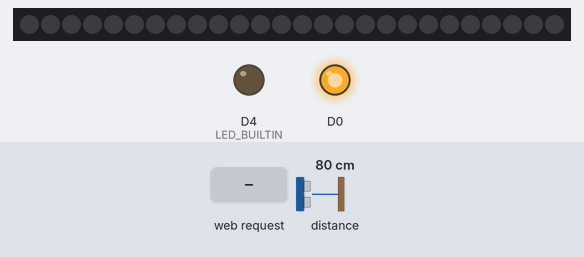
Recording of a program running on a simulated ESP8266 (NodeMCU). On the bench: 26 RGB LEDs in strip order, left to right, output pins drawn as LEDs (lit = HIGH, except the on-board LED, lit = LOW). The test bench sets the inputs (shaded band); at power-on: distance to the obstacle 80 cm. Dim RGB values are drawn brighter than linear; WiFi joins after 1.5 s; servers stay silent unless stated; the local clock reads 2024-03-15 10:24:30 at power-on unless the program sets it; EEPROM starts erased; what the program prints to the serial monitor is not drawn.

Above: at 3.2 s.
3.3 s: distance to the obstacle set to 18 cm
At 4.5 s:
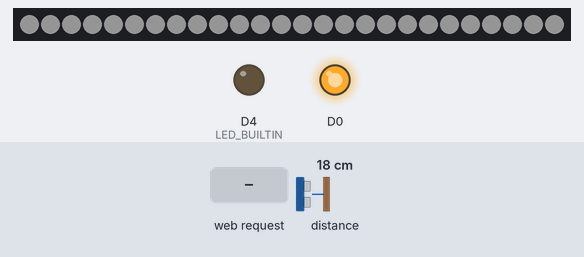
4.8 s: HTTP request GET /out?R=120 received
At 5.9 s:
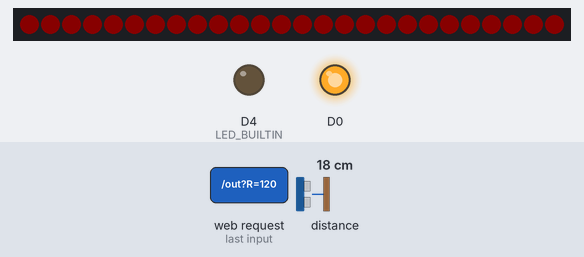
6.4 s: HTTP request GET /out?G=120 received
At 7.2 s:
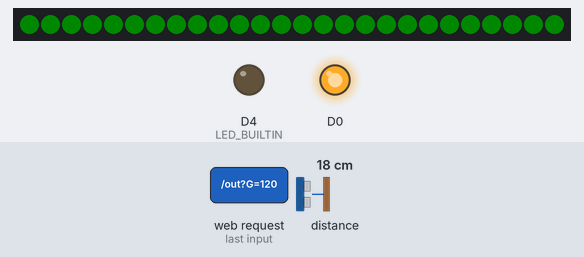
8.0 s: HTTP request GET /out?B=120 received
At 8.5 s:
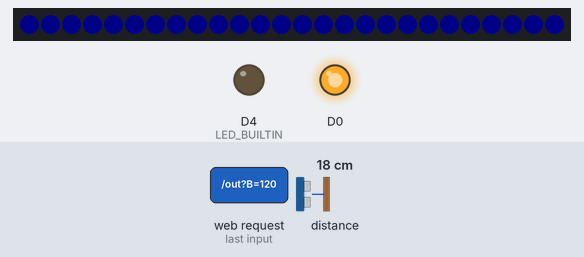
9.6 s: distance to the obstacle set to 35 cm
11.1 s: distance to the obstacle set to 2 cm
At 11.9 s:
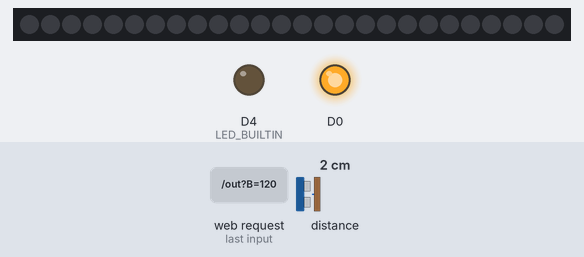
Timing chart, 0 to 13.6 s (numbered marks = the images above; inputs shaded):
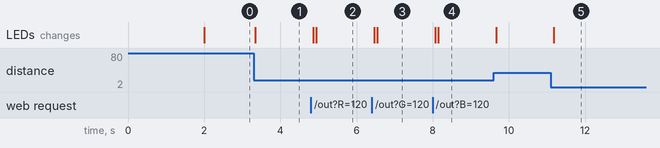

The program:

main.cpp
```cpp
#include <FastLED.h> // FastLED
#include <Wire.h>
#include <VL53L0X.h> // VL53L0X polulu
#include "ESP8266WiFi.h"
#include <ESP8266WebServer.h>
#include "html_header.h"
#include <EEPROM.h>
#include <SPI.h>
#include <Wire.h>
#include <time.h>

#define EXT_CONFIG_SSID_PASS

#ifdef EXT_CONFIG_SSID_PASS
#include <config.h> // wifi SSID and password
#else
const char* password = "xxx";
const char* ssid     = "xxx";
#endif

// Classic web server on port 80
ESP8266WebServer server(80);

uint color_addr = 0;

struct {
  unsigned char red,green,blue;
} rgb_data;

String form;

VL53L0X sensor;
#define VL53L0X_SDA 5
#define VL53L0X_SCL 4

// distance unit: cm
#define MAX_DISTANCE 50.0
#define MIN_DISTANCE 10.0

#define LED_PIN     4 // RGB strip
#define NUM_LEDS    26
#define BRIGHTNESS  100
#define LED_TYPE    WS2811
#define COLOR_ORDER GRB
CRGB leds[NUM_LEDS];
TBlendType    currentBlending;

#define UPDATES_PER_SECOND 100
#define MIN_LIT_SEC 20

float distance;
float brightness;
int mappedValue;

// time
// https://github.com/scanlime/esp8266-Arduino/blob/master/tests/Time/Time.ino

#define NORMAL_MODE 0
#define ALARM_MODE 1

int timezone = 2;
int dst = 0;
char server_response[100];
char timestr[20];
struct tm * timeinfo;

int alarm_hour = 7;
int alarm_mins = 30;
int alarm_holdoff = 60; // sec
int mode = NORMAL_MODE;

time_t holdoff_time;

time_t get_time()
{
  return  time(nullptr) - timezone * 60 * 60;
}
// Root handler: basic web page with link to settings page
void handle_root() {
  strcpy(server_response, "<html>WS2812 WiFi <a href='./out'>Control</a></html><p>");
  time_t now = get_time();
  strftime(timestr, 20, "%Y-%m-%d %H:%M:%S", localtime(&now));
  strcat(server_response,timestr);


  server.send(200, "text/html", server_response);
  delay(100);
}

// Output handler: display colorwheel and allow picking a color
void handle_outputs() {
  // Strings to strore the client output
  String RMsg;
  String GMsg;
  String BMsg;

  // Parse client output
  RMsg=server.arg("R");
  GMsg=server.arg("G");
  BMsg=server.arg("B");

  brightness= server.arg("intensity").toInt();

  // Convert to number to pass to Neopixel library
  rgb_data.red=RMsg.toInt();
  rgb_data.green=GMsg.toInt();
  rgb_data.blue=BMsg.toInt();

  // Update the form and send it back to the client
  form = "<html>";
  form = form + html_header;
  form = form + "</html>";
  // Send the form
  server.send(200, "text/html", form);

  for( int i = 0; i < NUM_LEDS; i++) {
    leds[i].setRGB( rgb_data.red, rgb_data.green, rgb_data.blue);
  }
  FastLED.setBrightness(brightness);
  FastLED.show();

  Serial.println("RGB values updated: "+String(rgb_data.red)+","+String(rgb_data.green)+","+String(rgb_data.blue));

  // replace values in EEPROM
  EEPROM.put(color_addr,rgb_data);
  EEPROM.commit();
}

void setup() {

  // read out LED colors from the EEPROM

  EEPROM.begin(512);
  EEPROM.get(color_addr,rgb_data);

  Serial.begin(115200);
  Serial.println("RGB values loaded from EEPROM: "+String(rgb_data.red)+","+String(rgb_data.green)+","+String(rgb_data.blue));

  // connect to WiFi AP
  Serial.print("Connecting to ");
  Serial.print(ssid);

  WiFi.begin(ssid, password);
  while (WiFi.status() != WL_CONNECTED) {
    delay(1000);
    Serial.print(".");
  }

  Serial.print(WiFi.status());

  Serial.println("");

  Serial.print("Connected, IP address: ");
  Serial.println(WiFi.localIP());

// get the time for a time server
  configTime(3 * 3600, 0, "pool.ntp.org", "time.nist.gov");
    Serial.print("\nWaiting for time");
    while (!time(nullptr)) {
      Serial.print(".");
      delay(1000);
    }
    Serial.println("");
    Serial.println("Time set:");

    time_t now = get_time();
    strftime(timestr, 20, "%Y-%m-%d %H:%M:%S", localtime(&now));
    Serial.println(timestr);

    holdoff_time = now;

  // Attach handles to web server
  // Base page
  server.on("/", handle_root);
  // Setting page
  server.on("/out", handle_outputs);
  // Start web server
  server.begin();

  FastLED.addLeds<LED_TYPE, LED_PIN, COLOR_ORDER>(leds, NUM_LEDS).setCorrection( TypicalLEDStrip );
  FastLED.setBrightness(  BRIGHTNESS );

  currentBlending = LINEARBLEND;

  for( int i = 0; i < NUM_LEDS; i++) {
    leds[i].setRGB( rgb_data.red, rgb_data.green, rgb_data.blue);
  }

  FastLED.setBrightness(0);
  FastLED.show();

  pinMode(LED_BUILTIN, OUTPUT);
  digitalWrite(LED_BUILTIN, HIGH);   // turn off built-in LED

  pinMode(D0, OUTPUT);
  digitalWrite(D0, HIGH);   // turn off built-in LED

  Wire.begin(VL53L0X_SDA, VL53L0X_SCL);

  sensor.init();
  sensor.setTimeout(500);

  // Start continuous back-to-back mode (take readings as
  // fast as possible).  To use continuous timed mode
  // instead, provide a desired inter-measurement period in
  // ms (e.g. sensor.startContinuous(100)).
  sensor.startContinuous();

}

void update_light_intensity()
{
  distance =  sensor.readRangeContinuousMillimeters()/10;
  //Serial.println(distance);

  brightness= 100.0*(distance-MIN_DISTANCE)/(MAX_DISTANCE-MIN_DISTANCE);

  if ( (0 <= distance) & (distance <= MAX_DISTANCE))
  {
    FastLED.setBrightness(constrain(brightness, 0, 100));
    FastLED.show();
  }

}

void ramp_up()
{
  for (int i=0;i<=100;i++)
  {
    brightness= i;

    FastLED.setBrightness(constrain(brightness, 0, 100));
    FastLED.show();

    delay(100);
  }
}

void loop() {
  delay(50);

  time_t now = get_time();


  int hour  = (now / 3600) % 24;
  int min  = (now / 60) % 60;

  if (now > holdoff_time && hour == alarm_hour && min == alarm_mins)
  {
    mode = ALARM_MODE;
  }

  if (mode == NORMAL_MODE)
  {
    update_light_intensity();
  }
  else if (mode == ALARM_MODE)
  {
    ramp_up();
    mode = NORMAL_MODE;
    holdoff_time = now + alarm_holdoff;
  }


  // Process clients requests
  server.handleClient();

}
```

html_header.h
```cpp
//
// Basic colorwheel base color picker using HTML5/Javascript
//
const char* html_header =
"<head>"
"<style>"
"body {"
"    overflow:hidden;"
"    background:black;"
"}"
"</style>"
"</head>\n"
"<body>"
"<canvas id='wheelCanvas' onclick='getColor(event)'>"
"</canvas>"
"<script type='text/javascript'>"
"	var canvas = document.getElementById('wheelCanvas');\n"
"	var context = canvas.getContext('2d');\n"
"	var imageObj = new Image();\n"
"	imageObj.crossOrigin = 'anonymous';\n"
"	var dimension;\n"
"	if(window.innerHeight<window.innerWidth){\n"
"		dimension=window.innerHeight;\n"
"	} else {\n"
"      	dimension=window.innerWidth;\n"
"	}\n"
"	imageObj.onload = function() {"
"		context.drawImage(imageObj,0,0,600,600,0,0,0.98*dimension,0.98*dimension);"
"	};"
"	imageObj.src = 'https://upload.wikimedia.org/wikipedia/commons/thumb/6/6d/RGB_color_wheel_360.svg/600px-RGB_color_wheel_360.svg.png';"
"	canvas.height=window.innerHeight;"
"	canvas.width=window.innerWidth;"
"function getColor(event) {"
"	var canvas = document.getElementById('wheelCanvas');"
"	var rect = canvas.getBoundingClientRect();"
"    var pixelData = canvas.getContext('2d').getImageData(event.offsetX, event.offsetY, 1, 1).data;"
"    var form = document.createElement('form');"
"    form.action='out';"
"    var nr = document.createElement('input');"
"    nr.name='R';"
"    nr.value=pixelData[0].toString();"
"    form.appendChild(nr);"
"    var ng = document.createElement('input');"
"    ng.name='G';"
"    ng.value=pixelData[1].toString();"
"    form.appendChild(ng);"
"    var nb = document.createElement('input');"
"    nb.name='B';"
"    nb.value=pixelData[2].toString();"
"    form.appendChild(nb);"
"		var size = Math.min(canvas.width,canvas.height);"
"		var myX = (event.offsetX-0.5*size)/size;"
"		var myY = (event.offsetY-0.5*size)/size;"
"		var radius = Math.sqrt(Math.pow(myX,2) + Math.pow(myY,2));"
"		var intensity = 100*(radius-0.16)/(0.5-0.16);"
"		intensity = Math.max(0,intensity);"
"		intensity = Math.min(100,intensity);"
"		var nb = document.createElement('input');"
"		nb.name='X';"
"		nb.value=myX.toFixed(2).toString();"
"		form.appendChild(nb);"
"		var nb = document.createElement('input');"
"		nb.name='Y';"
"		nb.value=myY.toFixed(2).toString();"
"		form.appendChild(nb);"
"		var nb = document.createElement('input');"
"		nb.name='intensity';"
"		nb.value=intensity.toFixed(0).toString();"
"		form.appendChild(nb);"
"    form.style.display='none';"
"    document.body.appendChild(form);"
"    form.submit();"
"}"
"</script>"

"</body>";
```

config.h
```cpp
const char* password = "xxx";
const char* ssid     = "xxx";
```

Measured:
- after the input at 3.3 s, the LEDs: change at once (image 1)
- after the input at 4.8 s, the LEDs: first change after 0.06 s (image 2 shows a later state)
- after the input at 6.4 s, the LEDs: first change after 0.06 s (image 3 shows a later state)
- after the input at 8.0 s, the LEDs: first change after 0.06 s (image 4 shows a later state)
- after the input at 11.1 s, the LEDs: change after 0.08 s (image 5)
